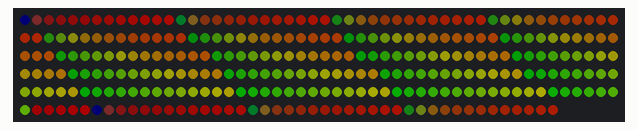
Recording of a sketch running on a simulated Arduino Uno, built with avr-gcc and run on an emulated ATmega328P. On the bench: 295 RGB LEDs in strip order, left to right, continuing on the next row. Dim RGB values are drawn brighter than linear.

Above: at 0.1 s.

The sketch:

1_loop_colors_picker.ino
```cpp
#include <FastLED.h>

#define NUM_LEDS 295
#define LED_PIN 6

// led array
CRGB leds[NUM_LEDS];
// leds[0] first led


void setup() {
  // GRB = color order
  FastLED.addLeds<WS2812B, LED_PIN, GRB>(leds, NUM_LEDS);
  FastLED.setBrightness(50);

}

void loop() {
  for(int i = 0; i < NUM_LEDS; i++) {
    leds[i]= CRGB(i*20, i+5, 7);
  }
  FastLED.show();
}
```
